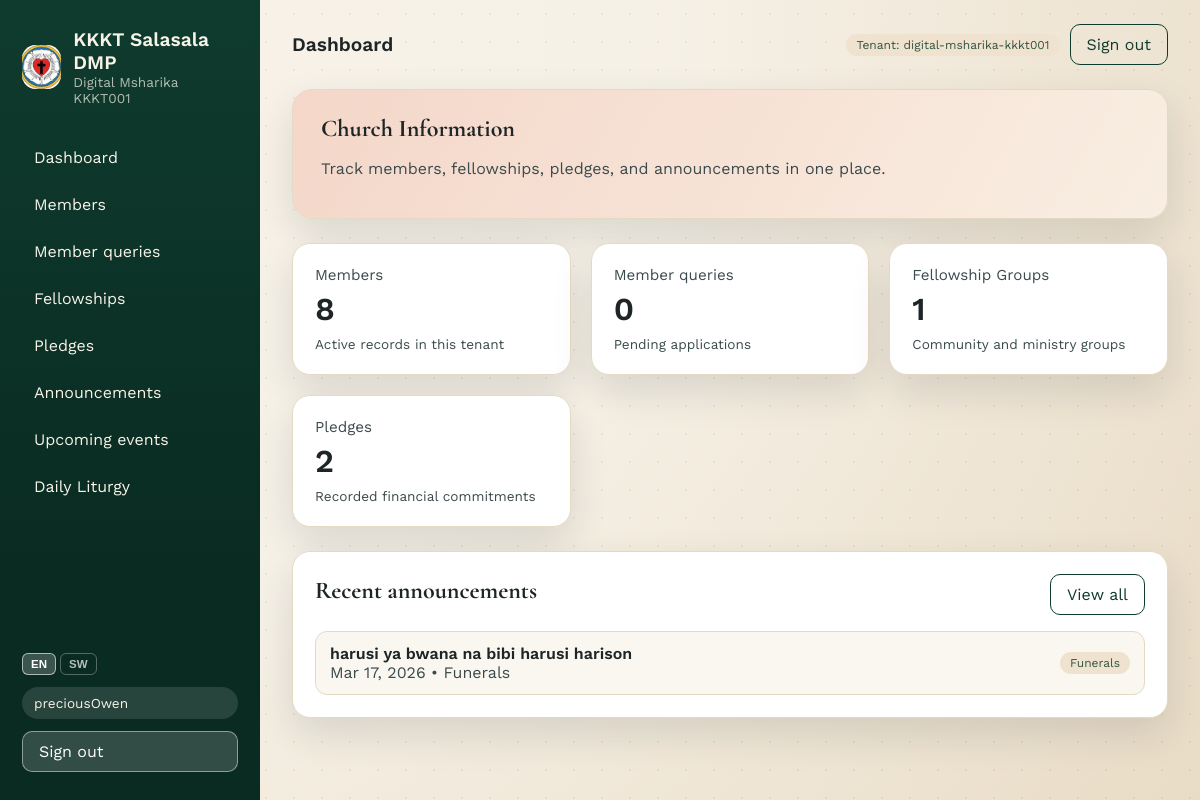
The page /dashboard/ (signed in) on the database its author committed.
### tenants/models.py (models this page shows, shortened)
class Tenant(models.Model):
	name = models.CharField(max_length=200)
	slug = models.SlugField(unique=True)
	is_active = models.BooleanField(default=True)
	created_at = models.DateTimeField(auto_now_add=True)
	class Meta:
		ordering = ["name"]

### content_app/models.py (models this page shows, shortened)
class Announcement(TenantAwareModel):
	CATEGORY_CHOICES = [
		("wedding", "Wedding Bans"),
		("funeral", "Funerals"),
		("general", "General"),
	]
	title = models.CharField(max_length=200)
	content = models.TextField()
	category = models.CharField(max_length=20, choices=CATEGORY_CHOICES)
	published_at = models.DateTimeField(auto_now_add=True)
	is_active = models.BooleanField(default=True)
	class Meta:
		ordering = ["-published_at"]

### tenants/views.py (the view, shortened to what this page needs)
# urls.py: path("dashboard/", DashboardView.as_view(), name="home"),
class DashboardView(LoginRequiredMixin, TemplateView):
    template_name = "home.html"
    def get_context_data(self, **kwargs):
        ctx = super().get_context_data(**kwargs)
        tenant = getattr(self.request, "tenant", None)
        if tenant:
            ctx["tenant"] = tenant
            ctx["recent_announcements"] = Announcement.objects.filter(
                tenant=tenant, is_active=True
            )[:5]
        is_admin = self.request.user.is_superuser or self.request.user.id == 1
        member = None
        if tenant:
            member = Member.objects.filter(
                tenant=tenant, username=self.request.user.username
            ).first()
        if tenant and is_admin:
            ctx["member_count"] = Member.objects.filter(tenant=tenant).count()
            ctx["fellowship_count"] = FellowshipGroup.objects.filter(
                tenant=tenant
            ).count()
            ctx["pledge_count"] = Pledge.objects.filter(tenant=tenant).count()
            ctx["pending_applications"] = MemberApplication.objects.filter(
                tenant=tenant, status=MemberApplication.STATUS_PENDING
            ).count()
        return ctx

### tenants/context_processors.py (called while the page is built)
def pending_applications(request):
    user = getattr(request, "user", None)
    tenant = getattr(request, "tenant", None)
    if not user or not user.is_authenticated or tenant is None:
        return {"pending_applications_count": 0}
    if not (user.is_superuser or user.id == 1):
        return {"pending_applications_count": 0}
    count = MemberApplication.objects.filter(
        tenant=tenant,
        status=MemberApplication.STATUS_PENDING,
    ).count()
    return {"pending_applications_count": count}

### templates/home.html (shortened to what this page needs)
{% extends 'base.html' %}
{% load i18n %}
{% block header %}{% trans "Dashboard" %}{% endblock %}
{% block content %}
<section class="hero">
    <div>
        <h1>{% trans "Church Information" %}</h1>
        <p class="muted">{% trans "Track members, fellowships, pledges, and announcements in one place." %}</p>
    </div>
</section>
<section class="grid cards">
    {% if user.is_superuser or user.id == 1 %}
        <div class="card stat">
            <div class="stat-title">{% trans "Members" %}</div>
            <div class="stat-value">{{ member_count|default:0 }}</div>
            <div class="stat-foot">{% trans "Active records in this tenant" %}</div>
        </div>
        <div class="card stat">
            <div class="stat-title">{% trans "Member queries" %}</div>
            <div class="stat-value">{{ pending_applications|default:0 }}</div>
            <div class="stat-foot">{% trans "Pending applications" %}</div>
        </div>
        <div class="card stat">
            <div class="stat-title">{% trans "Fellowship Groups" %}</div>
            <div class="stat-value">{{ fellowship_count|default:0 }}</div>
            <div class="stat-foot">{% trans "Community and ministry groups" %}</div>
        </div>
        <div class="card stat">
            <div class="stat-title">{% trans "Pledges" %}</div>
            <div class="stat-value">{{ pledge_count|default:0 }}</div>
            <div class="stat-foot">{% trans "Recorded financial commitments" %}</div>
        </div>
    {% endif %}
</section>
<section class="card">
    <div class="card-head">
        <h2>{% trans "Recent announcements" %}</h2>
        <a class="btn ghost" href="{% url 'content:announcements' %}">{% trans "View all" %}</a>
    </div>
    <div class="list">
        {% for announcement in recent_announcements %}
            <div class="list-item">
                <div>
                    <div class="list-title">{{ announcement.title }}</div>
                    <div class="muted">{{ announcement.published_at|date:'M d, Y' }} • {{ announcement.get_category_display }}</div>
                </div>
                <span class="badge">{{ announcement.get_category_display }}</span>
            </div>
        {% empty %}
            <p class="muted">{% trans "No announcements yet." %}</p>
        {% endfor %}
    </div>
</section>
{% endblock %}

### templates/base.html (shortened to what this page needs)
{% load static i18n %}
{% get_current_language as LANGUAGE_CODE %}
<!DOCTYPE html>
<html lang="{{ LANGUAGE_CODE }}">
<head>
    <link rel="stylesheet" href="{% static 'css/app.css' %}" />
</head>
<body>
    <div class="page">
        {% if not hide_sidebar %}
        <aside class="sidebar" id="sidebar">
            <div class="brand">
                <div class="brand-mark">
                    <img src="/media/logo/kkkt-logo.jpg" alt="KKKT Salasala DMP logo" />
                </div>
                <div>
                    <div class="brand-title">KKKT Salasala DMP</div>
                    {% if request.tenant %}
                        <div class="brand-sub">{{ request.tenant.name }}</div>
                    {% endif %}
                </div>
            </div>
            <nav class="nav">
                {% if user.is_authenticated and user.is_superuser or user.is_authenticated and user.id == 1 %}
                    <a href="{% url 'home' %}">{% trans "Dashboard" %}</a>
                    <a href="{% url 'members:list' %}">{% trans "Members" %}</a>
                    <a href="{% url 'members:applications' %}">
                        {% trans "Member queries" %}
                    </a>
                    <a href="{% url 'fellowships:list' %}">{% trans "Fellowships" %}</a>
                    <a href="{% url 'pledges:list' %}">{% trans "Pledges" %}</a>
                    <a href="{% url 'content:announcements' %}">{% trans "Announcements" %}</a>
                    <a href="{% url 'content:upcoming-events' %}">{% trans "Upcoming events" %}</a>
                    <a href="{% url 'content:liturgy' %}">{% trans "Daily Liturgy" %}</a>
                {% endif %}
            </nav>
            <div class="sidebar-footer">
                <form action="{% url 'set_language' %}" method="post" class="lang-sw">
                    <button name="language" value="en" type="submit" class="lang-btn{% if LANGUAGE_CODE == 'en' %} active{% endif %}">EN</button>
                    <button name="language" value="sw" type="submit" class="lang-btn{% if LANGUAGE_CODE == 'sw' %} active{% endif %}">SW</button>
                </form>
                {% if user.is_authenticated %}
                    <div class="user-pill">{{ user.username }}</div>
                    <a class="btn ghost" href="{% url 'logout' %}">{% trans "Sign out" %}</a>
                {% else %}
                    <a class="btn" href="{% url 'login' %}">{% trans "Sign in" %}</a>
                {% endif %}
            </div>
        </aside>
        {% endif %}
        <div class="content">
            <header class="topbar">
                <div class="topbar-title">{% block header %}{% trans "Welcome" %}{% endblock %}</div>
                <div class="topbar-actions">
                    {% if request.tenant %}
                        <span class="badge">{% trans "Tenant" %}: {{ request.tenant.slug }}</span>
                    {% endif %}
                    {% if user.is_authenticated %}
                        <a class="btn ghost" href="{% url 'logout' %}">{% trans "Sign out" %}</a>
                    {% endif %}
                </div>
            </header>
            <main class="main">
                {% block content %}{% endblock %}
            </main>
        </div>
    </div>
</body>
</html>

### static/css/app.css (style rules this page uses)
:root { --ink: #1e2526; --ink-soft: #3b4a4c; --parchment: #f6f1e7; --sand: #efe3cf; --forest: #0f3b2e; --olive: #325443; --gold: #c7a35b; --rose: #f4d7c9; --card: #ffffff; --border: #e5d9c4; --shadow: 0 16px 40px rgba(18, 28, 29, 0.12); }
* { box-sizing: border-box; }
img, video, iframe { max-width: 100%; height: auto; }
body { margin: 0; font-family: "Work Sans", "Segoe UI", sans-serif; color: var(--ink); background: radial-gradient(circle at top left, #f8f2e8 0%, var(--parchment) 45%, #e9dcc6 100%); min-height: 100vh; }
body::before { content: ""; position: fixed; inset: 0; background-image: radial-gradient(rgba(15, 59, 46, 0.06) 1px, transparent 0); background-size: 28px 28px; pointer-events: none; z-index: 0; }
h1, h2, h3 { font-family: "Cormorant Garamond", "Times New Roman", serif; margin: 0 0 0.5rem 0; }
a { color: inherit; text-decoration: none; }
.page { display: flex; min-height: 100vh; position: relative; z-index: 1; width: 100%; max-width: 100vw; overflow-x: hidden; }
.sidebar { width: 260px; background: linear-gradient(180deg, var(--forest), #0a2b22 70%); color: #f8f3e8; padding: 28px 22px; display: flex; flex-direction: column; gap: 32px; }
.brand { display: flex; gap: 12px; align-items: center; }
.brand-mark { width: 44px; height: 44px; border-radius: 14px; background: var(--gold); color: #231b0f; font-weight: 700; display: grid; place-items: center; overflow: hidden; }
.brand-mark img { width: 100%; height: 100%; object-fit: cover; display: block; }
.brand-title { font-size: 1.2rem; font-weight: 600; }
.brand-sub { font-size: 0.85rem; opacity: 0.7; }
.nav { display: flex; flex-direction: column; gap: 8px; }
.nav a { padding: 10px 12px; border-radius: 12px; transition: all 0.2s ease; }
.sidebar-footer { margin-top: auto; display: flex; flex-direction: column; gap: 12px; }
.user-pill { background: rgba(255, 255, 255, 0.12); padding: 8px 12px; border-radius: 999px; font-size: 0.85rem; }
.content { flex: 1; padding: 24px 32px 48px; min-width: 0; max-width: 100%; }
.topbar { display: flex; align-items: center; justify-content: space-between; gap: 16px; margin-bottom: 24px; }
.topbar-title { font-size: 1.2rem; font-weight: 600; }
.topbar-actions { display: flex; align-items: center; gap: 10px; flex-wrap: wrap; justify-content: flex-end; }
.main { display: flex; flex-direction: column; gap: 24px; }
.hero { background: linear-gradient(120deg, var(--rose), #f9eee2); padding: 24px 28px; border-radius: 20px; border: 1px solid var(--border); box-shadow: var(--shadow); animation: fadeUp 0.6s ease; }
.grid.cards { display: grid; grid-template-columns: repeat(auto-fit, minmax(220px, 1fr)); gap: 20px; }
.card { background: var(--card); border-radius: 18px; padding: 22px; border: 1px solid var(--border); box-shadow: var(--shadow); overflow-wrap: anywhere; }
.card-head { display: flex; align-items: center; justify-content: space-between; margin-bottom: 16px; }
.stat-title { font-size: 0.95rem; color: var(--ink-soft); }
.stat-value { font-size: 2rem; font-weight: 700; margin-top: 6px; }
.stat-foot { font-size: 0.85rem; color: var(--ink-soft); margin-top: 8px; }
.badge { background: var(--sand); color: var(--olive); padding: 4px 10px; border-radius: 999px; font-size: 0.75rem; }
.btn { background: var(--forest); color: #fff; padding: 10px 16px; border-radius: 10px; border: none; cursor: pointer; display: inline-block; transition: transform 0.2s ease, box-shadow 0.2s ease; }
.btn.ghost { background: transparent; color: var(--forest); border: 1px solid var(--forest); }
.sidebar .btn.ghost { background: rgba(255, 255, 255, 0.16); color: #fff; border-color: rgba(255, 255, 255, 0.45); }
.list { display: flex; flex-direction: column; gap: 12px; }
.list-item { display: flex; justify-content: space-between; align-items: center; padding: 12px 14px; border-radius: 12px; background: #faf7f1; border: 1px solid var(--border); overflow-wrap: anywhere; }
.list-title { font-weight: 600; }
.muted { color: var(--ink-soft); }

### templates/base.html (style rules this page uses)
.lang-sw { display:flex; gap:4px; }
.lang-btn { background:transparent; border:1px solid rgba(255,255,255,.3); color:rgba(255,255,255,.7); border-radius:6px; padding:4px 8px; font-size:.72rem; font-weight:600; cursor:pointer; transition:all .2s; }
.lang-btn:hover, .lang-btn.active { background:rgba(255,255,255,.2); color:#fff; border-color:rgba(255,255,255,.6); }

### rows shown on the page
Tenant: tenant.name "Digital Msharika KKKT001", tenant.slug "digital-msharika-kkkt001"
Announcement: title "harusi ya bwana na bibi harusi harison", published_at "Mar 17, 2026", category "Funerals"

### other values the page prints
{{ user.username }} "preciousOwen"
{{ member_count|default:0 }} "8"
{{ pending_applications|default:0 }} "0"
{{ fellowship_count|default:0 }} "1"
{{ pledge_count|default:0 }} "2"
